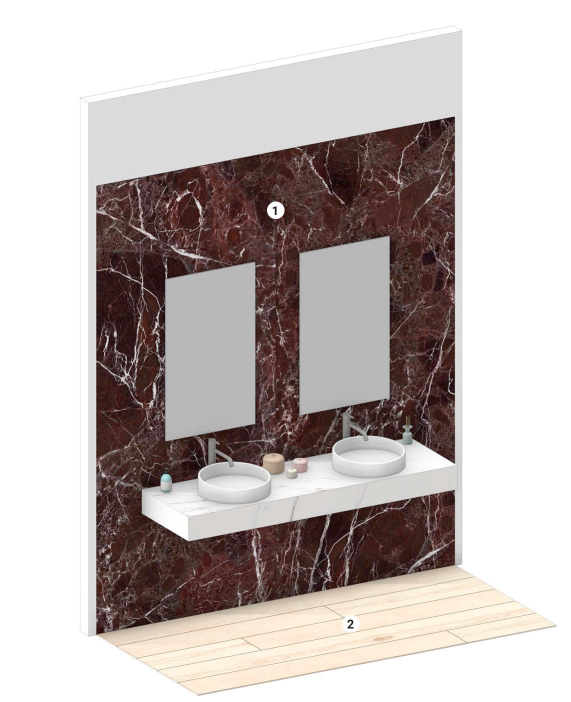
#> input picture img/esp_BOX.jpg, 1142 x 1404 px (shown at 1/2 size)
$ python -i build_merch.py   (imports and definitions only)
#> lines starting #> are read from the running program, lines starting #| are printed output that depends on the picture; after the words box and inside, x2 and y2 are one past the last pixel; in counts of white or black regions, pixels touching at a corner belong together
#> further down, picture is the input picture: PIL image 1142x1404 RGB; mean R, G, B 192.8, 184.3, 182.2
"""
Genera merch_data.js per la sezione "Culle e pannelli" della Vetrina Merch, dai cataloghi Merchandising
(fonti/merchandising/*.pdf, privati): per ogni serie culle dedicate, espositori, pannelli sinottici e posati,
testate fotografiche, cornici per pedane, scatole/cofanetti/valigette, cataloghi e cartelle architetti,
con codici, prezzi, misure e l'immagine ritagliata dalla pagina (merch/), più le pagine intere (merch/p/).

Rilanciare dopo aver messo un catalogo nuovo in fonti/merchandising:  python build_merch.py
"""
import io, json, os, re, sys, unicodedata
import fitz
from PIL import Image, ImageChops, ImageDraw

HERE = os.path.dirname(os.path.abspath(__file__))
SRC = os.path.join(HERE, 'fonti', 'merchandising')
OUT = os.path.join(HERE, 'merch')
# (inizio del nome del PDF, marca, lettera delle pagine); i cataloghi di una sola serie non hanno l'indice
BRANDS = [('Ergon', 'Ergon', 'E'), ('Provenza', 'Provenza', 'P'), ('Emilceramica', 'Emilceramica', 'C'),
          ('FornaceProvenza', 'Provenza', 'F')]
SINGLE = {'FornaceProvenza': 'Fornace Provenza'}
DPI = 200
SC = DPI / 72
CODE = r'\b(?=[0-9A-Z]{8}\b)0{3,}[0-9A-Z]+\b'
# serie del catalogo -> serie del listino (quando il nome non coincide)
SERIES_ALIAS = {'SLEEKWOOD': 'SLEEK WOOD', 'UNIQUE INTENSITY': 'UNIQUE INTENSITY STONE', 'FORNACE PROVENZA': 'FORNACE'}
CATS = [  # (id, prefisso del titolo della sezione)
    ('culle', ('CULLA',)), ('espositori', ('ESPOSITORE',)),
    ('sinottici', ('PANNELLI SINOTTICI', 'PANNELLO SINOTTICO')), ('posati', ('PANNELLI POSATI',)),
    ('testate', ('TESTATE FOTOGRAFICHE',)), ('cornici', ('CORNICI',)),
    ('scatole', ('SCATOLA', 'COFANETTO', 'VALIGETTA', 'BOX')),
    ('cataloghi', ('CATALOGHI', 'CATALOGO', 'CARTELLA ARCHITETTI')),
]


# [17 lines left out: functions cat_of, nice, not called in this run]


def norm(s):
    s = unicodedata.normalize('NFKD', s).encode('ascii', 'ignore').decode().upper()
    return re.sub(r'[^A-Z0-9]', '', s)


class Line:
    # [4 lines left out: function __init__, not called in this run]

    @property
    def bold(self): return 'Bold' in self.font

    def __repr__(self): return f'<{self.x0:.0f},{self.y0:.0f} {self.text!r}>'


# [19 lines left out: functions page_lines, read_index, not called in this run]


def money(t):
    m = re.search(r'€\s*([\d.,]+)', t)
    return m.group(1) if m else ''


def codes_in(t): return re.findall(CODE, t)


# ── immagini ──────────────────────────────────────────────────────────────
def render(pg):
    pix = pg.get_pixmap(dpi=DPI)
    return Image.open(io.BytesIO(pix.tobytes('png'))).convert('RGB')


def autocrop(im, pad=10):
#> called with pad = 10
    bg = Image.new('RGB', im.size, (255, 255, 255))
#> bg: PIL image 1142x1404 RGB; every value is 255
    diff = ImageChops.difference(im, bg).convert('L').point(lambda v: 255 if v > 14 else 0)
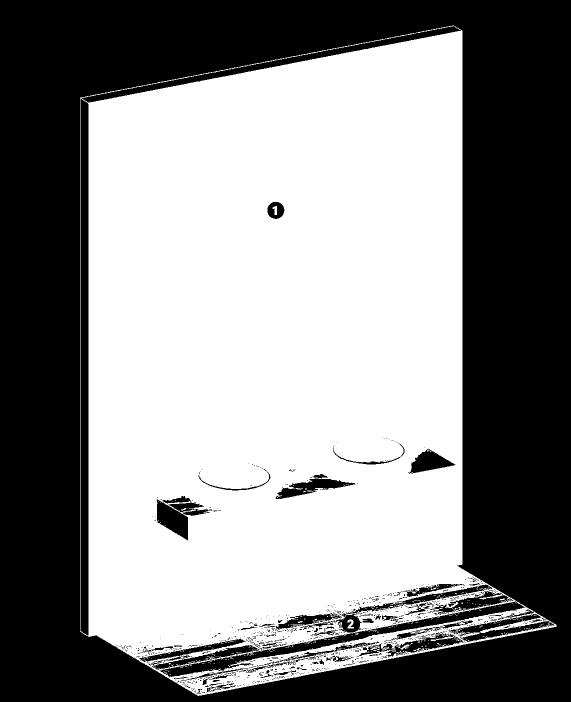
#> diff: PIL image 1142x1404 L (shown at 1/2 size); 54.1% white; 877 black regions (796 under 20 px), largest, box (x1, y1, x2, y2) and area: (0, 0, 1142, 1404) 668916, (161, 197, 177, 1271) 17039, (319, 1203, 1051, 1354) 11098
    bb = diff.getbbox()
#> bb = (160, 51, 1113, 1392)
    if not bb: return None
    x0, y0, x1, y1 = bb
#> x0 = 160; y0 = 51; x1 = 1113; y1 = 1392
    return im.crop((max(0, x0 - pad), max(0, y0 - pad), min(im.width, x1 + pad), min(im.height, y1 + pad)))
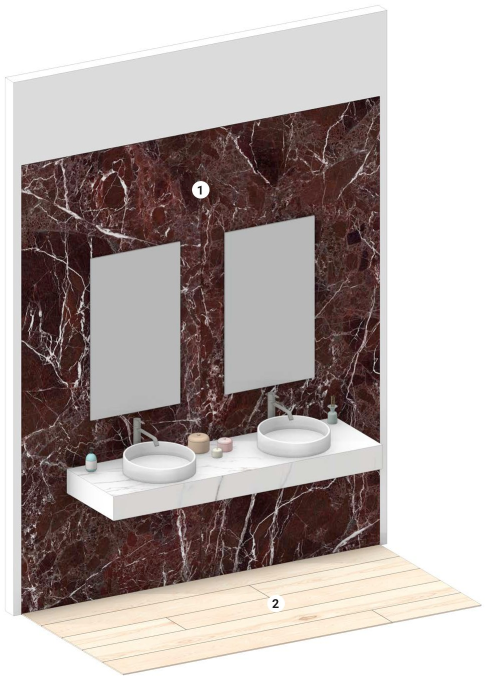
#> returned value: PIL image 973x1361 RGB (shown at 1/2 size); mean R, G, B 179.7, 169.4, 166.9


# [11 lines left out: function crop, not called in this run]


DRY = '-n' in sys.argv
# --solo=FornaceProvenza: rifà le immagini solo di quel catalogo (i dati di tutti)
SOLO = [a[7:] for a in sys.argv if a.startswith('--solo=')]


# [31 lines left out: functions save, headings, not called in this run]


def inside(l, r, m=2): return l.x0 >= r[0] - m and l.x1 <= r[2] + 40 and l.y0 >= r[1] - m and l.y1 <= r[3] + m


# [6 lines left out: function columns, not called in this run]


def col_bounds(starts, x0, x1, i):
    return (starts[i] - 6, (starts[i + 1] - 6) if i + 1 < len(starts) else x1)


# ── parser per categoria ─────────────────────────────────────────────────
# [288 lines left out: functions it_lines, parse_single, parse_cataloghi, parse_grid, parse_posati, parse_cornici and 2 more, not called in this run]


# [2 lines not run here, left out]

>>> from PIL import Image
>>> picture = Image.open('img/esp_BOX.jpg')
>>> result = autocrop(picture)

$ run again, on img/esp_PC3.jpg
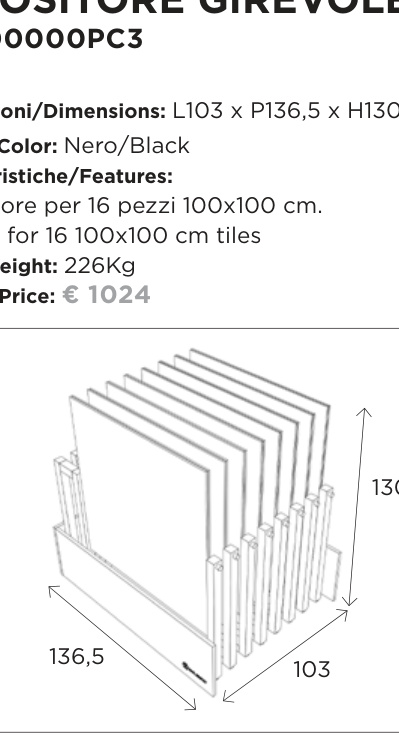
#> input picture img/esp_PC3.jpg, 399 x 749 px
#> picture is the input picture: PIL image 399x749 RGB; mean R, G, B 241.8, 241.8, 241.8
#> bg: PIL image 399x749 RGB; every value is 255
#> in autocrop, `diff = ImageChops.difference(im, bg).convert('L').point(lambda v: 255 ..`:
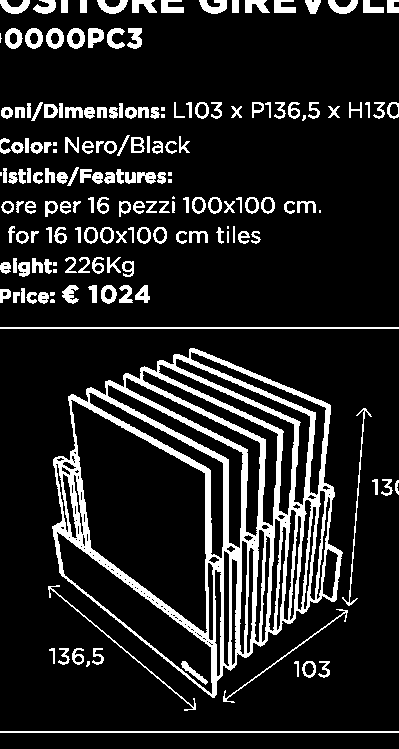
#> diff: PIL image 399x749 L; 13.6% white; 176 white regions (17 under 20 px), largest, box (x1, y1, x2, y2) and area: (52, 348, 343, 698) 22225, (0, 327, 399, 329) 798, (0, 731, 399, 733) 798
#> bb = (0, 0, 399, 733)
#> x0 = 0; x1 = 399; y1 = 733
#> in autocrop, `return im.crop((max(0, x0 - pad), max(0, y0 - pad), min(im.width, x1 +..`:
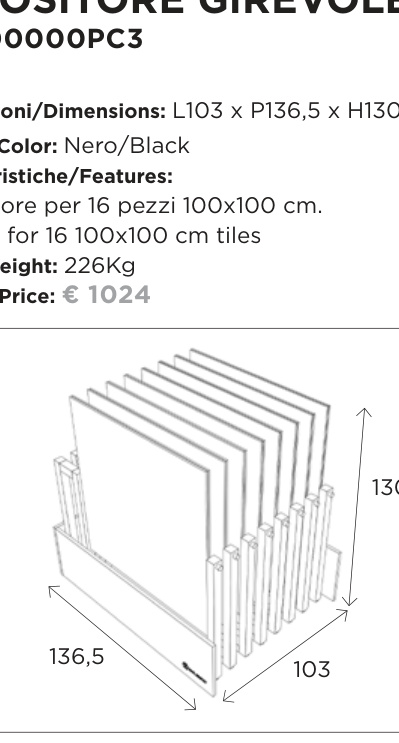
#> returned value: PIL image 399x743 RGB; mean R, G, B 241.7, 241.7, 241.6
